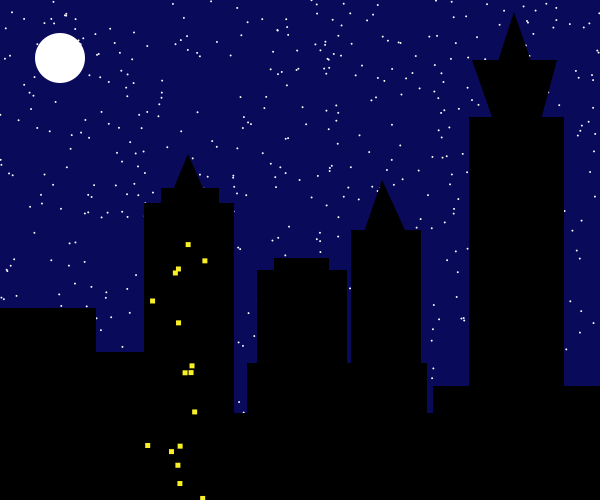
Frame 1 (no input)
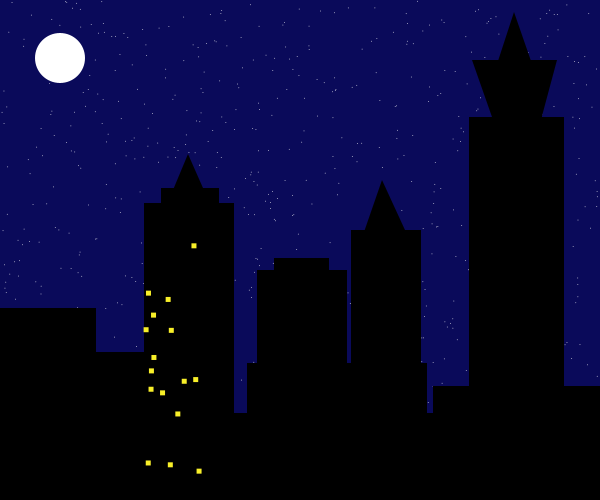
Frame 60 (the mouse pressed at the canvas centre just before this capture)
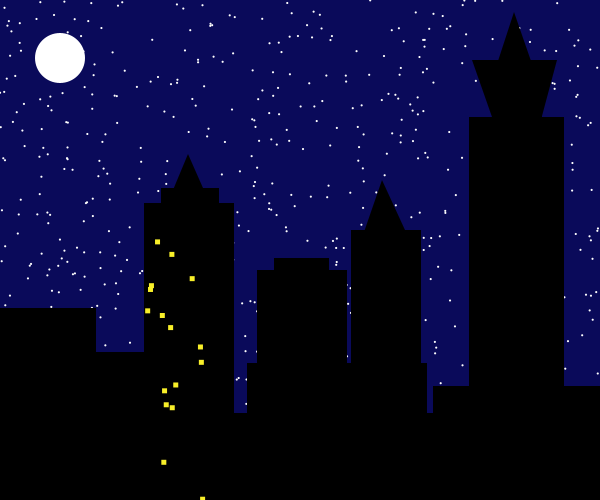
Frame 120 (the mouse held since frame 60 and released just before this capture)

The Processing sketch that drew these frames (run headless with seeded random() and noise(); from frame 60 on, the mouse is pressed at the canvas centre):

// Processing sketch: processing_173186
// ── processing_173186.pde




//
int i=0;
int j=0;

int x1 = 0;
int y1 = 0;
int x2 = 600;
int y2 = 0;
 
int R1 = 120;
int G1 = 60;
int B1 = 255;

void setup() {
 
size(600,500);



}
 
void draw() {
  
 //fondo que no funciona
 // Color de la parte superior orcuro
//stroke(R1,G1,B1);
// Degradado horizontal sobre fondo mas claro
//for (int x=50; x<=500; x++){
  //stroke(R1,G1,B1);
  //line(x1,y1,x2,y2);
  //y1++;
  //y2++;
  //G1++;
//}

//}
  
 background(10,10,90);
 println(mouseX, mouseY);
 



 
//Estrellas

    frameRate(7);
    float estrelles = random(3);
    int l = 0;
     while(l < height ){
     int k = 0;
     while(k < width ){
        noStroke();
        fill (255);
        ellipse(random(600), random(500), estrelles, estrelles);
         k = k + 20;
          }
     l = l + 20;
     }    



   
   
//luces...


 // Edificios
 fill(0);
 noStroke();
 rect(0,308,96,499);
 rect(95,352,50,499);
 rect(144,203,90,499);
 rect(161,188,58,203);
 triangle(188,154,173,190,203,188);
 rect(234,413,200,499);
 rect(433,386,200,499);
 rect(469,117,95,499);
 rect(492,60,50,499);
 triangle(495,60,472,60,492,117);
 triangle(541,60,557,60,542,116);
 triangle(514,12,498,61,531,61);
 rect(247,363,180,499);
 rect(257,270,90,499);
 rect(351,230,70,427);
 rect(274,258,55,499);
 triangle(382,180,364,232,405,230);
 
 
 
    
 
 //luces..
 
  //edificio2!!
     float ventanas2 = 5;
    int o = 0;
     while(o < height ){
     int p = 0;
     while(p < width ){
        noStroke();
        fill (248,239,41);
        rect(random(-500), random(100),ventanas2,ventanas2);
         p = p + 150;
          }
     o = o + 150;
     }
     
     
    //edificio1!!
    float ventanas1 = 5;
    int m = 0;
     while(m < height ){
     int n = 0;
     while(n < width ){
        noStroke();
        fill (248,239,41);
        rect(random(143,204), random(235,500),ventanas1,ventanas1);
         n = n + 150;
          }
     m = m + 150;
     }
     
     //edificio2!!
     
    
  
  
 //luna
 fill(255);
 ellipse(60,58,50,50);
 




} 


 
